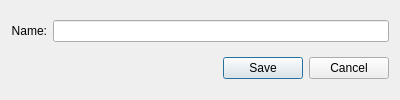
<?xml version="1.0" encoding="UTF-8"?>
<ui version="4.0">
    <class>KevaNewNamespaceDialog</class>
    <widget class="QDialog" name="KevaNewNamespaceDialog">
        <property name="geometry">
            <rect>
                <x>0</x>
                <y>0</y>
                <width>400</width>
                <height>100</height>
            </rect>
        </property>
        <property name="windowTitle">
            <string notr="true">Create New Namespace</string>
        </property>
        <layout class="QVBoxLayout" name="verticalLayout_2">
            <item>
                <layout class="QGridLayout" name="gridLayout">
                    <item row="2" column="0">
                        <widget class="QLabel" name="label_2">
                            <property name="toolTip">
                                <string>The name of the namespace.</string>
                            </property>
                            <property name="text">
                                <string>Name:</string>
                            </property>
                            <property name="alignment">
                                <set>Qt::AlignRight|Qt::AlignTrailing|Qt::AlignVCenter</set>
                            </property>
                            <property name="buddy">
                                <cstring>namespaceText</cstring>
                            </property>
                        </widget>
                    </item>
                    <item row="2" column="2">
                        <widget class="QLineEdit" name="namespaceText">
                            <property name="toolTip">
                                <string>This pane allows the creation of a new Keva namespace</string>
                            </property>
                            <property name="readOnly">
                                <bool>false</bool>
                            </property>
                        </widget>
                    </item>
                </layout>
            </item>
            <item>
                <widget class="QDialogButtonBox" name="buttonBox">
                    <property name="orientation">
                        <enum>Qt::Horizontal</enum>
                    </property>
                    <property name="standardButtons">
                        <set>QDialogButtonBox::Cancel|QDialogButtonBox::Save</set>
                    </property>
                </widget>
            </item>
        </layout>
    </widget>
    <resources/>
</ui>
